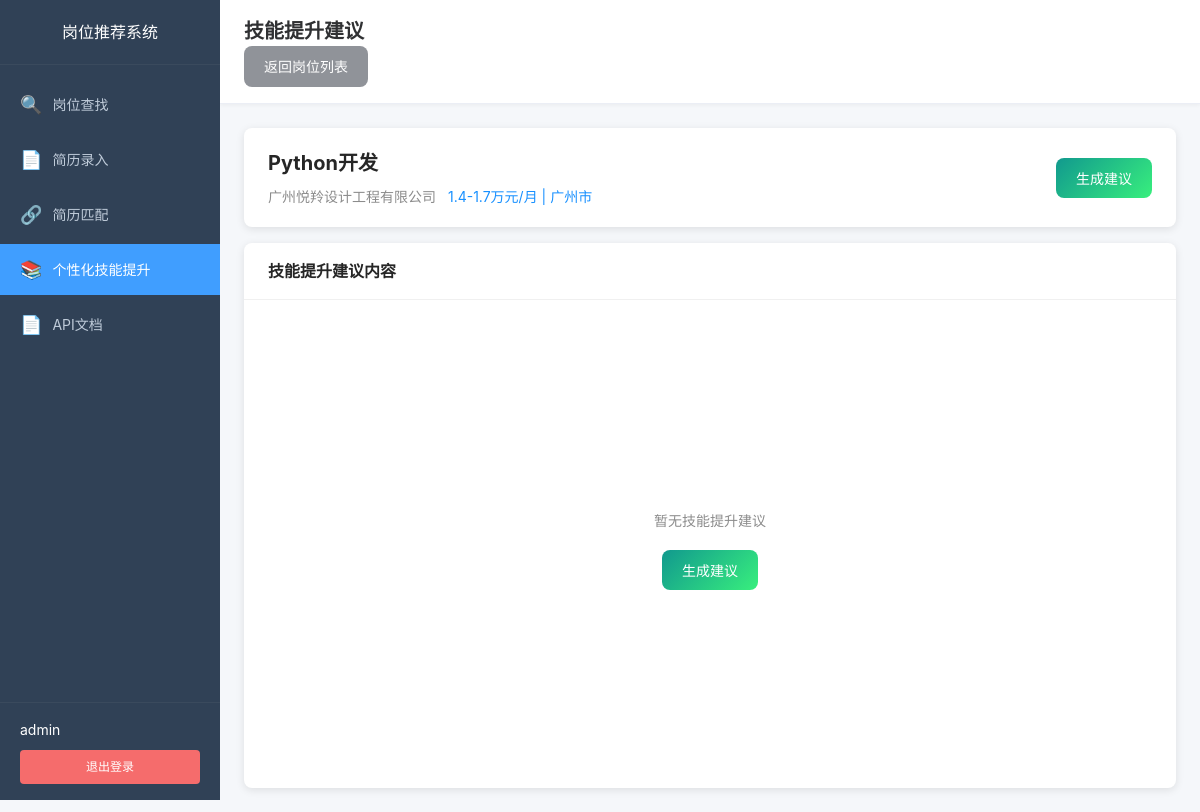
Page /skill_improvement/suggestion/16 (signed in) on the earlier database version.
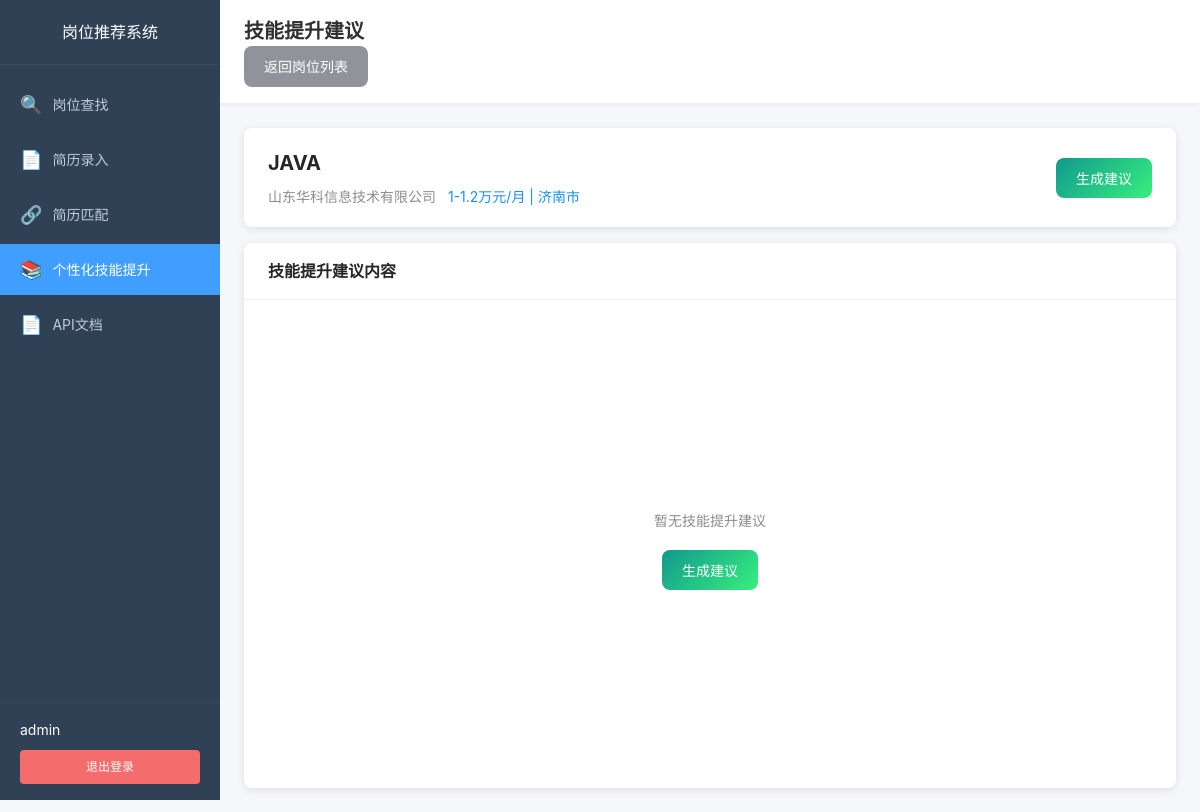
Same page on the later database version.
### app/models/job.py (models this page shows, shortened)
class Job(db.Model):
    __tablename__ = 'jobs'
    id = db.Column(db.Integer, primary_key=True)
    job_id = db.Column(db.String(100), unique=True, nullable=False, index=True)
    job_name = db.Column(db.String(200), nullable=False)
    job_salary = db.Column(db.String(50))
    location = db.Column(db.String(100))
    experience = db.Column(db.String(50))
    education = db.Column(db.String(50))
    job_description = db.Column(db.Text)
    company_name = db.Column(db.String(200))
    industry = db.Column(db.String(100))
    company_type = db.Column(db.String(100))
    company_size = db.Column(db.String(50))
    detail_url = db.Column(db.Text, nullable=True)
    created_at = db.Column(db.DateTime, default=datetime.utcnow)
    updated_at = db.Column(db.DateTime, default=datetime.utcnow, onupdate=datetime.utcnow)

### app/routes/skill_improvement.py (the view)
@skill_improvement.route('/skill_improvement/suggestion/<int:job_id>')
@login_required
def suggestion(job_id):
    current_resume = get_current_resume()
    has_resume = current_resume is not None
    job = Job.query.get(job_id)
    if not job:
        return render_template('skill_suggestion.html',
                             job=None,
                             has_resume=has_resume,
                             has_suggestion=False,
                             suggestion=None)
    current_resume_id = get_current_resume_id()
    suggestion = None
    has_suggestion = False
    if current_resume_id:
        suggestion = SkillSuggestion.query.filter_by(
            resume_id=current_resume_id,
            job_id=job_id
        ).first()
        has_suggestion = suggestion is not None
    return render_template('skill_suggestion.html',
                         job=job,
                         has_resume=has_resume,
                         has_suggestion=has_suggestion,
                         suggestion=suggestion)

### app/models/user.py (called while the page is built)
@login_manager.user_loader
def load_user(user_id: str):
    return User.query.get(int(user_id))

### app/routes/skill_improvement.py (called while the page is built, shortened)
def get_current_resume_id():
    resume_id = session.get('current_resume_id')
    if resume_id:
        resume = Resume.query.filter_by(id=resume_id, user_id=current_user.id).first()
        if resume:
            return resume_id
    active_resume = Resume.query.filter_by(user_id=current_user.id, is_active=True).first()
    if active_resume:
        session['current_resume_id'] = active_resume.id
        return active_resume.id

def get_current_resume():
    resume_id = get_current_resume_id()
    if resume_id:
        return Resume.query.get(resume_id)
    return None

### app/templates/skill_suggestion.html (shortened to what the changed rows need)
{% extends "base.html" %}
{% block extra_css %}
<link rel="stylesheet" href="{{ url_for('static', filename='css/dashboard.css') }}">
<link rel="stylesheet" href="{{ url_for('static', filename='css/skill_improvement.css') }}">
{% endblock %}
{% block content %}
<div class="app-container">
    <aside class="sidebar">
        <div class="sidebar-header">
            <h2>岗位推荐系统</h2>
        </div>
    </aside>
    <main class="main-content">
        <header class="main-header">
            <h1>技能提升建议</h1>
        </header>
        <div class="content-wrapper">
            {% if not has_resume %}
            <div class="message-panel">
                <p class="message-text">请先创建简历后再使用此功能</p>
                <a href="{{ url_for('resume.list_resumes') }}" class="btn btn-primary">去创建简历</a>
            </div>
            {% elif not job %}
            <div class="message-panel">
                <p class="message-text">岗位不存在</p>
                <a href="{{ url_for('skill_improvement.index') }}" class="btn btn-primary">返回岗位列表</a>
            </div>
            {% else %}
            <div class="suggestion-page-container">
                <div class="suggestion-header">
                    <div class="suggestion-title">
                        <h2>{{ job.job_name }}</h2>
                        <div class="job-info">
                            <span>{{ job.company_name }}</span>
                            <span class="company">{{ job.job_salary or '面议' }} | {{ job.location or '未知' }}</span>
                        </div>
                    </div>
                    <div class="suggestion-actions">
                        {% if has_suggestion %}
                        <button class="btn btn-primary" id="regenerateBtn" data-job-id="{{ job.id }}">重新生成</button>
                        {% else %}
                        <button class="btn btn-success" id="generateBtn" data-job-id="{{ job.id }}">生成建议</button>
                        {% endif %}
                    </div>
                </div>
                <div class="suggestion-content-wrapper">
                    <div class="suggestion-content-header">
                        <h3>技能提升建议内容</h3>
                    </div>
                    <div class="suggestion-content-body" id="suggestionContent">
                        {% if has_suggestion and suggestion %}
                        <div id="existingContent" data-content="{{ suggestion.suggestion | e }}"></div>
                        {% else %}
                        <div class="empty-state">
                            <p>暂无技能提升建议</p>
                            <button class="btn btn-success" id="emptyGenerateBtn" data-job-id="{{ job.id }}">生成建议</button>
                        </div>
                        {% endif %}
                    </div>
                </div>
            </div>
            {% endif %}
        </div>
    </main>
</div>
{% endblock %}

Differences in the rows shown:
changed Job: job_name "Python开发" → "JAVA"; company_name "广州悦羚设计工程有限公司" → "山东华科信息技术有限公司"; job_salary "1.4-1.7万元/月" → "1-1.2万元/月"; location "广州市" → "济南市"
